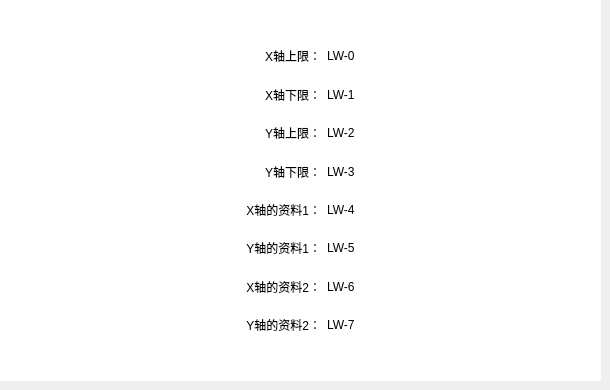
        <widget class="QWidget" name="XYCuroveUseInformation">
         <widget class="QWidget" name="widget_2" native="true">
          <property name="geometry">
           <rect>
            <x>0</x>
            <y>0</y>
            <width>601</width>
            <height>381</height>
           </rect>
          </property>
          <property name="styleSheet">
           <string notr="true">background-color: rgb(255, 255, 255);</string>
          </property>
          <layout class="QGridLayout" name="gridLayout">
           <item row="0" column="2">
            <spacer name="verticalSpacer_2">
             <property name="orientation">
              <enum>Qt::Vertical</enum>
             </property>
             <property name="sizeType">
              <enum>QSizePolicy::Fixed</enum>
             </property>
             <property name="sizeHint" stdset="0">
              <size>
               <width>20</width>
               <height>40</height>
              </size>
             </property>
            </spacer>
           </item>
           <item row="4" column="3">
            <spacer name="horizontalSpacer_9">
             <property name="orientation">
              <enum>Qt::Horizontal</enum>
             </property>
             <property name="sizeType">
              <enum>QSizePolicy::Expanding</enum>
             </property>
             <property name="sizeHint" stdset="0">
              <size>
               <width>100</width>
               <height>20</height>
              </size>
             </property>
            </spacer>
           </item>
           <item row="2" column="2">
            <widget class="QLabel" name="label_13">
             <property name="text">
              <string>LW-1</string>
             </property>
            </widget>
           </item>
           <item row="9" column="1">
            <spacer name="verticalSpacer">
             <property name="orientation">
              <enum>Qt::Vertical</enum>
             </property>
             <property name="sizeType">
              <enum>QSizePolicy::Fixed</enum>
             </property>
             <property name="sizeHint" stdset="0">
              <size>
               <width>20</width>
               <height>40</height>
              </size>
             </property>
            </spacer>
           </item>
           <item row="1" column="2">
            <widget class="QLabel" name="label_10">
             <property name="text">
              <string>LW-0</string>
             </property>
            </widget>
           </item>
           <item row="2" column="1">
            <widget class="QLabel" name="label_2">
             <property name="text">
              <string>X轴下限：</string>
             </property>
             <property name="alignment">
              <set>Qt::AlignRight|Qt::AlignTrailing|Qt::AlignVCenter</set>
             </property>
            </widget>
           </item>
           <item row="3" column="2">
            <widget class="QLabel" name="label_14">
             <property name="text">
              <string>LW-2</string>
             </property>
            </widget>
           </item>
           <item row="7" column="2">
            <widget class="QLabel" name="label_12">
             <property name="text">
              <string>LW-6</string>
             </property>
            </widget>
           </item>
           <item row="5" column="2">
            <widget class="QLabel" name="label_16">
             <property name="text">
              <string>LW-4</string>
             </property>
            </widget>
           </item>
           <item row="7" column="1">
            <widget class="QLabel" name="label_8">
             <property name="text">
              <string>X轴的资料2：</string>
             </property>
             <property name="alignment">
              <set>Qt::AlignRight|Qt::AlignTrailing|Qt::AlignVCenter</set>
             </property>
            </widget>
           </item>
           <item row="1" column="1">
            <widget class="QLabel" name="label">
             <property name="text">
              <string>X轴上限：</string>
             </property>
             <property name="alignment">
              <set>Qt::AlignRight|Qt::AlignTrailing|Qt::AlignVCenter</set>
             </property>
            </widget>
           </item>
           <item row="3" column="1">
            <widget class="QLabel" name="label_4">
             <property name="text">
              <string>Y轴上限：</string>
             </property>
             <property name="alignment">
              <set>Qt::AlignRight|Qt::AlignTrailing|Qt::AlignVCenter</set>
             </property>
            </widget>
           </item>
           <item row="4" column="2">
            <widget class="QLabel" name="label_11">
             <property name="text">
              <string>LW-3</string>
             </property>
            </widget>
           </item>
           <item row="5" column="1">
            <widget class="QLabel" name="label_6">
             <property name="text">
              <string>X轴的资料1：</string>
             </property>
             <property name="alignment">
              <set>Qt::AlignRight|Qt::AlignTrailing|Qt::AlignVCenter</set>
             </property>
            </widget>
           </item>
           <item row="4" column="1">
            <widget class="QLabel" name="label_3">
             <property name="text">
              <string>Y轴下限：</string>
             </property>
             <property name="alignment">
              <set>Qt::AlignRight|Qt::AlignTrailing|Qt::AlignVCenter</set>
             </property>
            </widget>
           </item>
           <item row="6" column="2">
            <widget class="QLabel" name="label_15">
             <property name="text">
              <string>LW-5</string>
             </property>
            </widget>
           </item>
           <item row="8" column="1">
            <widget class="QLabel" name="label_7">
             <property name="text">
              <string>Y轴的资料2：</string>
             </property>
             <property name="alignment">
              <set>Qt::AlignRight|Qt::AlignTrailing|Qt::AlignVCenter</set>
             </property>
            </widget>
           </item>
           <item row="6" column="1">
            <widget class="QLabel" name="label_5">
             <property name="text">
              <string>Y轴的资料1：</string>
             </property>
             <property name="alignment">
              <set>Qt::AlignRight|Qt::AlignTrailing|Qt::AlignVCenter</set>
             </property>
            </widget>
           </item>
           <item row="8" column="2">
            <widget class="QLabel" name="label_9">
             <property name="text">
              <string>LW-7</string>
             </property>
            </widget>
           </item>
           <item row="3" column="0">
            <spacer name="horizontalSpacer_20">
             <property name="orientation">
              <enum>Qt::Horizontal</enum>
             </property>
             <property name="sizeHint" stdset="0">
              <size>
               <width>40</width>
               <height>20</height>
              </size>
             </property>
            </spacer>
           </item>
          </layout>
         </widget>
        </widget>
